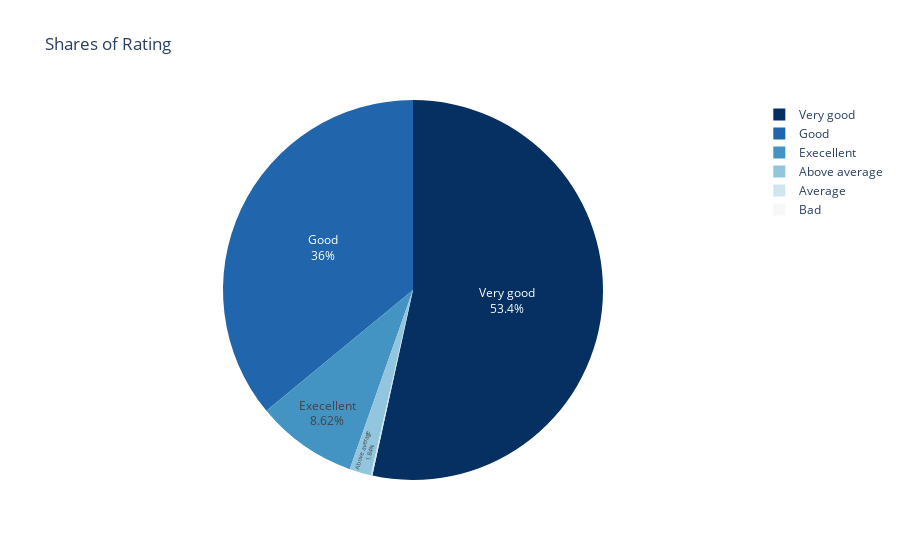

The notebook cell saved with this chart:
### Code cell
fig = px.pie(df, values='Average_rating', names='Rating', title='Shares of Rating',color_discrete_sequence=px.colors.sequential.RdBu_r)
fig.update_traces(textposition='inside', textinfo='percent+label')
fig.show()

### Figure 1 — Plotly figure (JSON) as saved in the notebook; plotly's stock layout.template omitted (floating-point values rounded to 4 significant figures; data arrays with more than 128 entries replaced by an {"elided": "..."} marker saying what was removed)
{"data": [{"domain": {"x": [0, 1], "y": [0, 1]}, "hovertemplate": "Rating=%{label}<br>Average_rating=%{value}<extra></extra>", "labels": {"elided": "3586 str values"}, "legendgroup": "", "name": "", "showlegend": true, "textinfo": "percent+label", "textposition": "inside", "type": "pie", "values": {"elided": "3586 float values"}}], "layout": {"legend": {"tracegroupgap": 0}, "piecolorway": ["rgb(5,48,97)", "rgb(33,102,172)", "rgb(67,147,195)", "rgb(146,197,222)", "rgb(209,229,240)", "rgb(247,247,247)", "rgb(253,219,199)", "rgb(244,165,130)", "rgb(214,96,77)", "rgb(178,24,43)", "rgb(103,0,31)"], "title": {"text": "Shares of Rating"}}}
